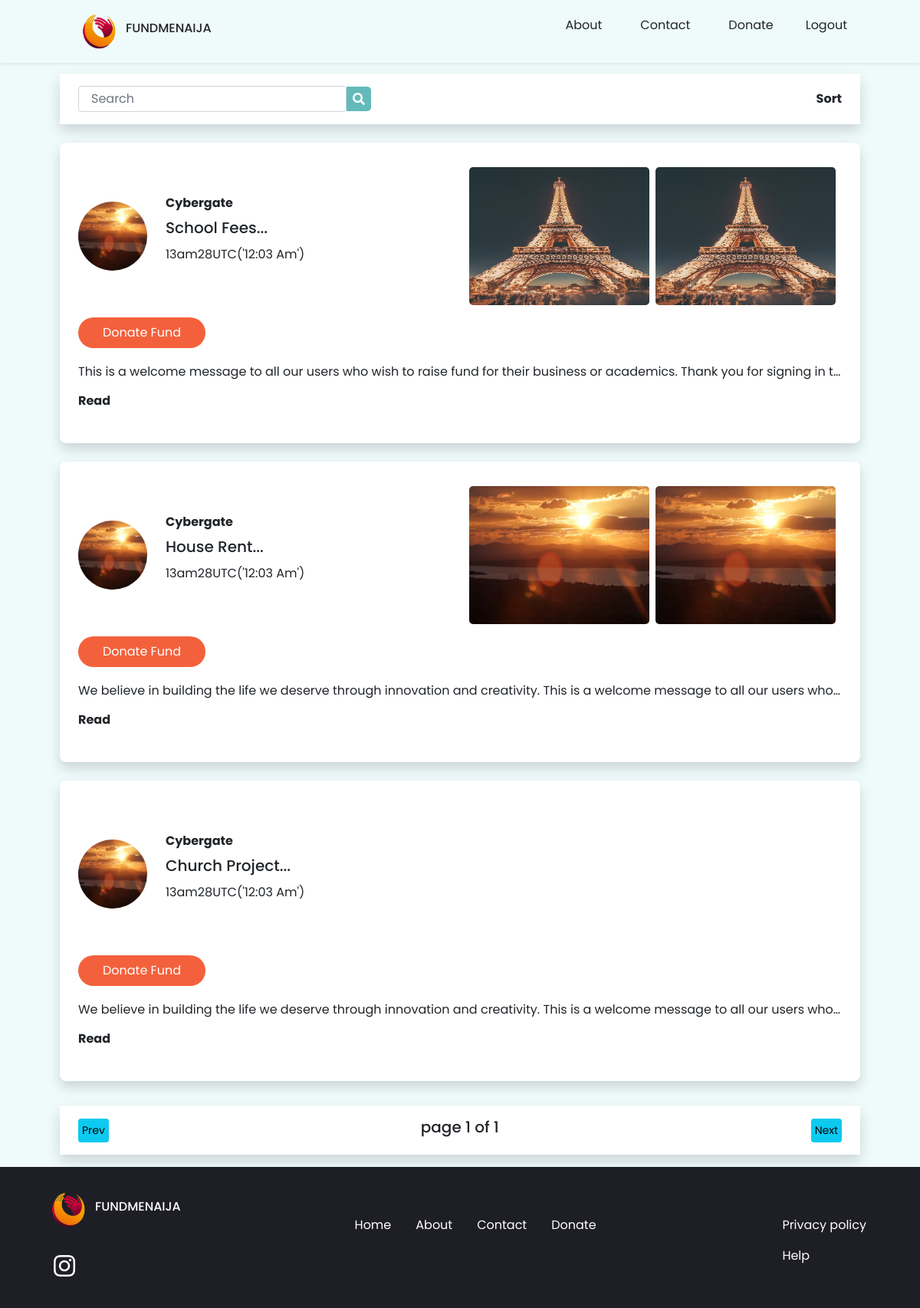
The app's page /auth/donate.php (signed in) with its own data.
### tables this page shows
CREATE TABLE `customer_detail` (
  `C_No` int(11) NOT NULL,
  `Account_No` varchar(12) NOT NULL,
  `C_First_Name` text NOT NULL,
  `C_Last_Name` text NOT NULL,
  `C_Mobile_No` varchar(10) NOT NULL,
  `C_Email` varchar(200) NOT NULL,
  `C_Pincode` varchar(6) NOT NULL,
  `C_Adhar_Doc` varchar(500) NOT NULL,
  `C_Pan_Doc` varchar(500) NOT NULL,
  `Create_Date` date NOT NULL DEFAULT current_timestamp(),
  `ProfileColor` varchar(100) NOT NULL,
  `ProfileImage` varchar(400) NOT NULL,
  `Bio` varchar(100) NOT NULL
);

CREATE TABLE `_issues` (
  `id` int(11) NOT NULL,
  `user_id` varchar(255) NOT NULL,
  `user_username` varchar(255) NOT NULL,
  `avatar` text NOT NULL,
  `issue_title` varchar(255) NOT NULL,
  `issue_body` text NOT NULL,
  `issue_time` varchar(255) NOT NULL
);

### auth/donate.php (the view, shortened to what this page needs)
<?php
    include_once('../inc/conn.php');
    $query_issues = 'SELECT * FROM `_issues` ORDER BY "post_time" DESC';
    $return_issues = mysqli_query($conn, $query_issues);
    $posts = array();
    if(mysqli_num_rows($return_issues) > 0){
        while($row = mysqli_fetch_assoc($return_issues)){
            $posts[] = $row;
        }
    }else{
        $posts[] = array("error"=>"NO Donations Found");
    }
?>
<!DOCTYPE html>
<html lang="en">
  <head>
    <link rel="stylesheet" href="https://use.fontawesome.com/releases/v5.0.7/css/all.css">
    <link href="https://cdn.jsdelivr.net/npm/bootstrap@5.0.0-beta2/dist/css/bootstrap.min.css" rel="stylesheet">
    <link  href="../asserts/css/preloader.css" rel="stylesheet">
    <link href="../asserts/css/styles.css" type="text/css" rel="stylesheet">
  </head>
  <body>
    <section class='Donation'>
        <header class='shadow-sm'>
            <div class="container d-flex justify-content-between align-items-center py-2 px-lg-5">
                <a href='../index.php' class="logo-container nav-link d-flex align-items-center">
                    <div style="width: 70px; height: 50px; position: relative;">
                        <img src="../assets/img/Logo3.png" alt="Logo" class="img-fluid" style="width: 100%; height: 100%; position: absolute" />
                    </div>
                    <div class="logo h6 text-dark">FUNDMENAIJA</div>
                </a>
                <ul class="list-unstyled desktop">
                    <div class="d-flex align-items-center">
                        <li>
                            <a href='./about.php' class='nav-link text-dark mx-lg-2 py-2 px-3' id='nav-link'>About</a>
                        </li>
                        <li>
                            <a href='./contact.php' class="nav-link text-dark mx-lg-2 py-2 px-3" id='nav-link'>Contact</a>
                        </li>
                        <li>
                            <a href='./donate.php' class="nav-link text-dark mx-lg-2 py-2 px-3" id='nav-link'>Donate</a>
                        </li>
                        <?php
                        if(isset($_SESSION['username']) || isset($_SESSION['AccountNo']) || isset($_SESSION['accountNo'])){
                            echo '<li><a id="nav-link" class="nav-link scrollto text-dark" href="../user/logout.php">Logout</a></li>';
                        }
                    ?>
                    </div>
                </ul>
            </div>
        </header>
    </section>
    <div class="container py-3 px-lg-5">
        <nav class='shadow bg-white d-flex justify-content-between align-items-center px-4 py-3' style="margin-top: 5em">
            <form class='d-flex align-items-center'>
                <input type="text" class="form-control py-1 px-3"
                style="border-top-right-radius: 0px, border-bottom-right-radius: 0px
                " placeholder='Search'/>
                <i class="fa fa-search text-white p-2"
                    style="background: #63baba; border-top-right-radius: 5px; border-bottom-right-radius: 5px
                "></i>
            </form>
            <b class='light-cyan-color hover'>Sort</b>
        </nav>
        <?php foreach($posts as $post): ?>
            <?php
                $query_customer = 'SELECT `C_Pan_Doc` FROM `customer_detail` WHERE `C_No`='.$post['user_id'];
                    $return_customer = mysqli_query($conn, $query_customer);
                    if(mysqli_num_rows($return_customer) > 0){
                        while($row = mysqli_fetch_assoc($return_customer)){
                            $customer = $row;
            ?>
            <section class="Fundraiser p-4 bg-white my-4 shadow">
                <div class="row justify-content-between">
                    <div class='col-md-6 d-flex justify-content-center1 align-items-center'>
                        <div class='fundraiser-img'>
                            <picture>
                                <img src="../user/<?php echo $customer['C_Pan_Doc'];?>" alt="profile image"
                                    class="img-fluid mx-lg-0 mx-auto"
                                />
                            </picture>
                        </div>
                        <div class="mx-lg-4 mt-lg-0 mt-3 mx-3" id='<?php echo "donation".$post["id"]; ?>'>
                            <div class="fundraiser-name col-md-12">
                                <b class='text-capitalize'><?php echo $post['user_username']; ?></b>
                                <div class="h5 my-2" style="font-weight: 500">
                                    <?php echo substr($post['issue_title'], 0, 100); ?>...
                                </div>
                                <p class='address text-capitalize'><?php echo date($post['issue_time']); ?></span></p>
                            </div>
                        </div>
                    </div>
                    <div class="col-md-6 d-flex">
                        <div class='event-img my-2 hidden mx-auto' style="transition: 0.5s">
                            <img src="../user/customer_data/Issue_img/<?php echo $post['avatar'];?>" alt="issue_image" class='img-fluid'/>
                        </div>
                        <div class='event-img my-2 mx-lg-2 hidden mx-auto' style="transition: 0.8s">
                            <img src="../user/customer_data/Issue_img/<?php echo $post['avatar'];?>" alt="image" class='img-fluid'/>
                        </div>
                    </div>
                </div>
                <div class="description">
                    <button class='px-3 my-2 hover' style='background: #f3613c;'>
                        <a href="./pay.php?user_id=<?php echo $post['user_id']; ?>&issue_id=<?php echo $post['id']; ?>" class='nav-link text-white' id="1">Donate Fund</a>
                    </button>
                    <p class='write-up my-2' id='<?php echo $post['id']; ?>'><?php echo $post['issue_body']; ?></p>
                    <p class='hover cursor'><b class="detailsBtn" id='<?php echo $post['id']; ?>'>Read</b></p>
                </div>
            </section>
            <?php
                    }
                }else{
                    $customers[] = array("error"=>"NO User Found");
                }
            ?>
        <?php endforeach; ?>
        <nav class='shadow bg-white d-flex justify-content-between align-items-center px-4 py-3' style="margin-top: 2em">
            <input type="button" class='btn btn-sm btn-info p-1' value="Prev">
                <h5>page 1 of 1</h5>
            <input type="button" class='btn btn-sm btn-info p-1' value="Next">
        </nav>
    </div>
    <footer  style="background: #1e1e26; display: flex; justify-content: center">
        <div class="container px-4 d-lg-flex justify-content-between align-items-baseline text-white">
            <span>
                <div class="d-flex align-items-center my-lg-0 my-5">
                    <div style="width: 70px; height: 50px; position: relative;">
                        <img src="../assets/img/Logo3.png" alt="Logo" class="img-fluid" style="width: 100%; height: 100%; position: absolute" />
                    </div>
                    <div class="logo h6 text-white">FUNDMENAIJA</div>
                </div>
                <div class="d-flex social-icons my-4">
                    <a href='<?php echo INSTAGRAM; ?>' class='nav-link text-white'>
                        <i class='fab fa-instagram fa-2x'></i>
                    </a>
                </div>
            </span>
            <ul class="list-unstyled my-5 d-lg-flex">
                <li class='my-2'>
                    <a href='../index.php' class='nav-link text-white'>Home</a>
                </li>
                <li class='my-2'>
                    <a href='./about.php' class='nav-link text-white'>About</a>
                </li>
                <li class='my-2'>
                    <a href='./contact.php' class='nav-link text-white'>Contact</a>
                </li>
                <li class='my-2'>
                    <a href='./donate.php' class='nav-link text-white'>Donate</a>
                </li>
            </ul>
            <ul class="list-unstyled my-5">
                <li><a href='#' class='nav-link text-white'>Privacy policy</a></li>
                <li><a href='#' class='nav-link text-white'>Help</a></li>
            </ul>
        </div>
    </footer>
</body>
</html>

### asserts/css/styles.css (style rules this page uses)
:root { --Light-Green: #bfdf32; --Very-dark-blue: #15242b; --Orange: #f3613c; --White: #fff; --Font-weight: 700; --Very-Dark-green: #15242b; --Card-color: #1e1e26; --Orange: #f3613c; }
body { background: hsl(180, 52%, 96%); font-size: 1em; font-family: 'Poppins', sans-serif; }
* { transition: 0.3s; padding: 0; margin: 0; }
.hidden { opacity: 0; filter: blur(2px); transform: scale(0) translateX(-100%); }
.show { opacity: 1; filter: blur(0); transform: scale(1) translateX(0); }
.cursor { cursor: pointer; }
header { width: 100%; z-index: 999; transition: 0.3s; position: fixed; top: 0; }
.logo-container { cursor: pointer; border: none !important; background: transparent !important; }
header a { transition: 0.3s; transform: scale(1); border-radius: 30px; color: var(--White); border: 1px solid transparent; }
button { border-radius: 30px !important; background: var(--Orange) !important; border: none !important; transition: 0.3s; }
.Fundraiser { width: 100%; border-radius: 8px; }
.Fundraiser p, .about p { text-align: justify; line-height: 30px; }
.Fundraiser .fundraiser-img { width: 90px; height: 90px; position: relative; }
.Fundraiser .fundraiser-img img { width: 100%; height: 100%; position: absolute; border-radius: 100%; }
.Fundraiser .address { color: var(--Cyan); }
.Fundraiser .event-img { width: 300px; height: 180px; position: relative; }
.Fundraiser .event-img img { width: 100%; height: 100%; position: absolute; border-radius: 5px; }

### records on screen
_issues: user_username "Cybergate", issue_title "School Fees", issue_time "13am28UTC('12:03 Am')", issue_body "This is a welcome message to all our users who wish to raise fund for their business or academics. Thank you for signing in t…"
customer_detail: C_Pan_Doc (picture), _issues.avatar (placeholder picture), _issues.avatar (picture)
_issues: user_username "Cybergate", issue_title "House Rent", issue_time "13am28UTC('12:03 Am')", issue_body "We believe in building the life we deserve through innovation and creativity. This is a welcome message to all our users who…"
_issues: user_username "Cybergate", issue_title "Church Project", issue_time "13am28UTC('12:03 Am')", issue_body "We believe in building the life we deserve through innovation and creativity. This is a welcome message to all our users who…"
